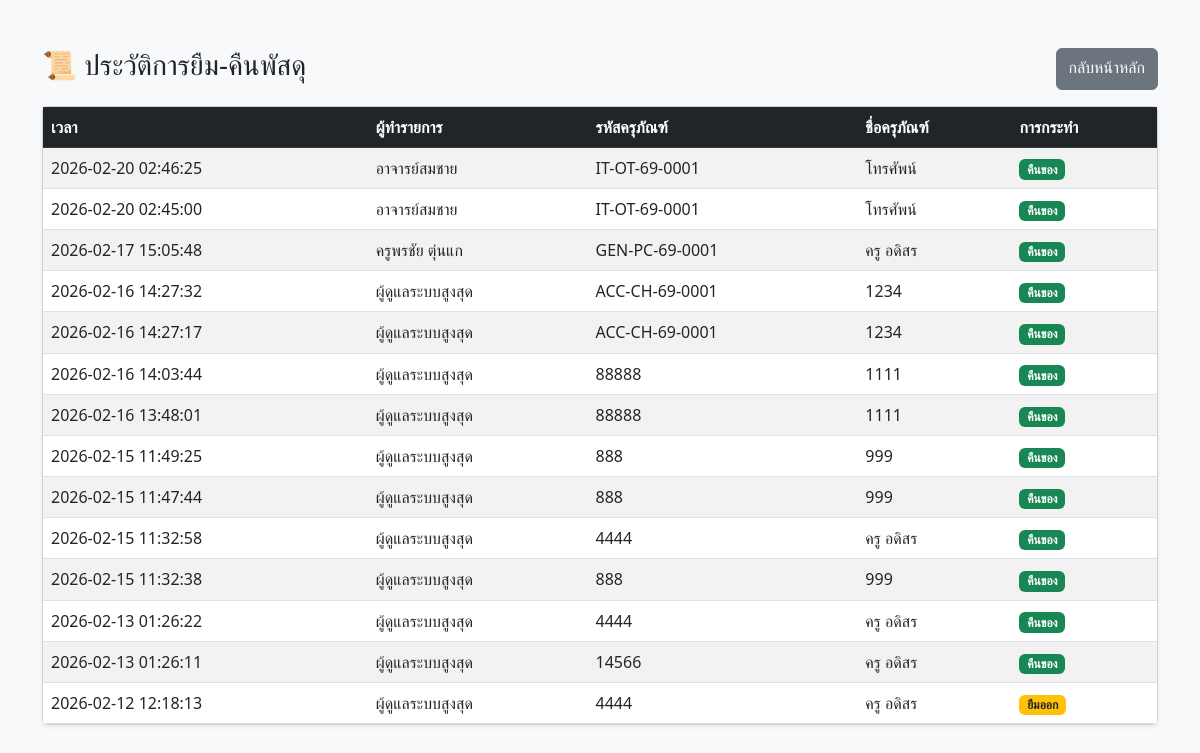
Page /logs.php (signed in) on the committed database.
### tables this page shows
CREATE TABLE `borrow_logs` (
  `id` int(11) NOT NULL,
  `asset_id` int(11) NOT NULL,
  `user_id` int(11) NOT NULL,
  `action` enum('borrow','return') NOT NULL,
  `log_date` timestamp NOT NULL DEFAULT current_timestamp(),
  `note` text DEFAULT NULL,
  `action_date` timestamp NOT NULL DEFAULT current_timestamp()
);

CREATE TABLE `users` (
  `id` int(11) NOT NULL,
  `username` varchar(50) NOT NULL,
  `teacher_id` varchar(50) DEFAULT NULL,
  `password` varchar(255) NOT NULL,
  `fullname` varchar(100) NOT NULL,
  `role` varchar(50) NOT NULL DEFAULT 'user',
  `department_id` int(11) DEFAULT NULL,
  `created_at` timestamp NOT NULL DEFAULT current_timestamp()
);

CREATE TABLE `assets` (
  `id` int(11) NOT NULL,
  `asset_code` varchar(50) NOT NULL,
  `asset_name` varchar(100) NOT NULL,
  `category` varchar(50) NOT NULL,
  `location` varchar(100) DEFAULT NULL,
  `description` text DEFAULT NULL,
  `price` decimal(10,2) DEFAULT 0.00,
  `received_date` date DEFAULT NULL,
  `status` enum('available','in_use','repair','disposed','stationed') NOT NULL DEFAULT 'available',
  `image` varchar(255) DEFAULT NULL,
  `borrowed_by` varchar(100) DEFAULT NULL,
  `current_user_id` int(11) DEFAULT NULL,
  `updated_at` timestamp NOT NULL DEFAULT current_timestamp() ON UPDATE current_timestamp(),
  `department_id` int(11) DEFAULT NULL,
  `serial_number` varchar(100) DEFAULT NULL,
  `cost` decimal(10,2) DEFAULT 0.00,
  `useful_life` int(11) DEFAULT 5,
  `salvage_value` decimal(10,2) DEFAULT 1.00,
  `category_id` int(11) DEFAULT NULL
);

### logs.php (the view, shortened to what this page needs)
<?php
require 'db.php';
$sql = "SELECT l.*, a.asset_name, a.asset_code, u.fullname
        FROM borrow_logs l
        JOIN assets a ON l.asset_id = a.id
        JOIN users u ON l.user_id = u.id
        ORDER BY l.id DESC";
$logs = $pdo->query($sql)->fetchAll();
?>
<!DOCTYPE html>
<html lang="th">
<head>
    <link href="https://cdn.jsdelivr.net/npm/bootstrap@5.3.0/dist/css/bootstrap.min.css" rel="stylesheet">
</head>
<body class="bg-light">
    <div class="container mt-5">
        <div class="d-flex justify-content-between mb-3">
            <h3>📜 ประวัติการยืม-คืนพัสดุ</h3>
            <a href="index.php" class="btn btn-secondary">กลับหน้าหลัก</a>
        </div>
        <div class="card shadow-sm">
            <div class="card-body p-0">
                <table class="table table-striped mb-0">
                    <thead class="table-dark">
                        <tr>
                            <th>เวลา</th>
                            <th>ผู้ทำรายการ</th>
                            <th>รหัสครุภัณฑ์</th>
                            <th>ชื่อครุภัณฑ์</th>
                            <th>การกระทำ</th>
                        </tr>
                    </thead>
                    <tbody>
                        <?php foreach($logs as $log): ?>
                        <tr>
                            <td><?= $log['log_date'] ?></td>
                            <td><?= $log['fullname'] ?></td>
                            <td><?= $log['asset_code'] ?></td>
                            <td><?= $log['asset_name'] ?></td>
                            <td>
                                <?php if($log['action'] == 'borrow'): ?>
                                    <span class="badge bg-warning text-dark">ยืมออก</span>
                                <?php else: ?>
                                    <span class="badge bg-success">คืนของ</span>
                                <?php endif; ?>
                            </td>
                        </tr>
                        <?php endforeach; ?>
                    </tbody>
                </table>
            </div>
        </div>
    </div>
</body>
</html>

### rows in the picture
borrow_logs: log_date "2026-02-20 02:46:25", user.fullname "อาจารย์สมชาย", asset.asset_code "IT-OT-69-0001", asset.asset_name "โทรศัพน์", action "คืนของ"
borrow_logs: log_date "2026-02-20 02:45:00", user.fullname "อาจารย์สมชาย", asset.asset_code "IT-OT-69-0001", asset.asset_name "โทรศัพน์", action "คืนของ"
borrow_logs: log_date "2026-02-17 15:05:48", user.fullname "ครูพรชัย ตุ่นแก", asset.asset_code "GEN-PC-69-0001", asset.asset_name "ครู อดิสร", action "คืนของ"
borrow_logs: log_date "2026-02-16 14:27:32", user.fullname "ผู้ดูแลระบบสูงสุด", asset.asset_code "ACC-CH-69-0001", asset.asset_name "1234", action "คืนของ"
borrow_logs: log_date "2026-02-16 14:27:17", user.fullname "ผู้ดูแลระบบสูงสุด", asset.asset_code "ACC-CH-69-0001", asset.asset_name "1234", action "คืนของ"
borrow_logs: log_date "2026-02-16 14:03:44", user.fullname "ผู้ดูแลระบบสูงสุด", asset.asset_code "88888", asset.asset_name "1111", action "คืนของ"
borrow_logs: log_date "2026-02-16 13:48:01", user.fullname "ผู้ดูแลระบบสูงสุด", asset.asset_code "88888", asset.asset_name "1111", action "คืนของ"
borrow_logs: log_date "2026-02-15 11:49:25", user.fullname "ผู้ดูแลระบบสูงสุด", asset.asset_code "888", asset.asset_name "999", action "คืนของ"
borrow_logs: log_date "2026-02-15 11:47:44", user.fullname "ผู้ดูแลระบบสูงสุด", asset.asset_code "888", asset.asset_name "999", action "คืนของ"
borrow_logs: log_date "2026-02-15 11:32:58", user.fullname "ผู้ดูแลระบบสูงสุด", asset.asset_code "4444", asset.asset_name "ครู อดิสร", action "คืนของ"
borrow_logs: log_date "2026-02-15 11:32:38", user.fullname "ผู้ดูแลระบบสูงสุด", asset.asset_code "888", asset.asset_name "999", action "คืนของ"
borrow_logs: log_date "2026-02-13 01:26:22", user.fullname "ผู้ดูแลระบบสูงสุด", asset.asset_code "4444", asset.asset_name "ครู อดิสร", action "คืนของ"
borrow_logs: log_date "2026-02-13 01:26:11", user.fullname "ผู้ดูแลระบบสูงสุด", asset.asset_code "14566", asset.asset_name "ครู อดิสร", action "คืนของ"
borrow_logs: log_date "2026-02-12 12:18:13", user.fullname "ผู้ดูแลระบบสูงสุด", asset.asset_code "4444", asset.asset_name "ครู อดิสร", action "ยืมออก"
